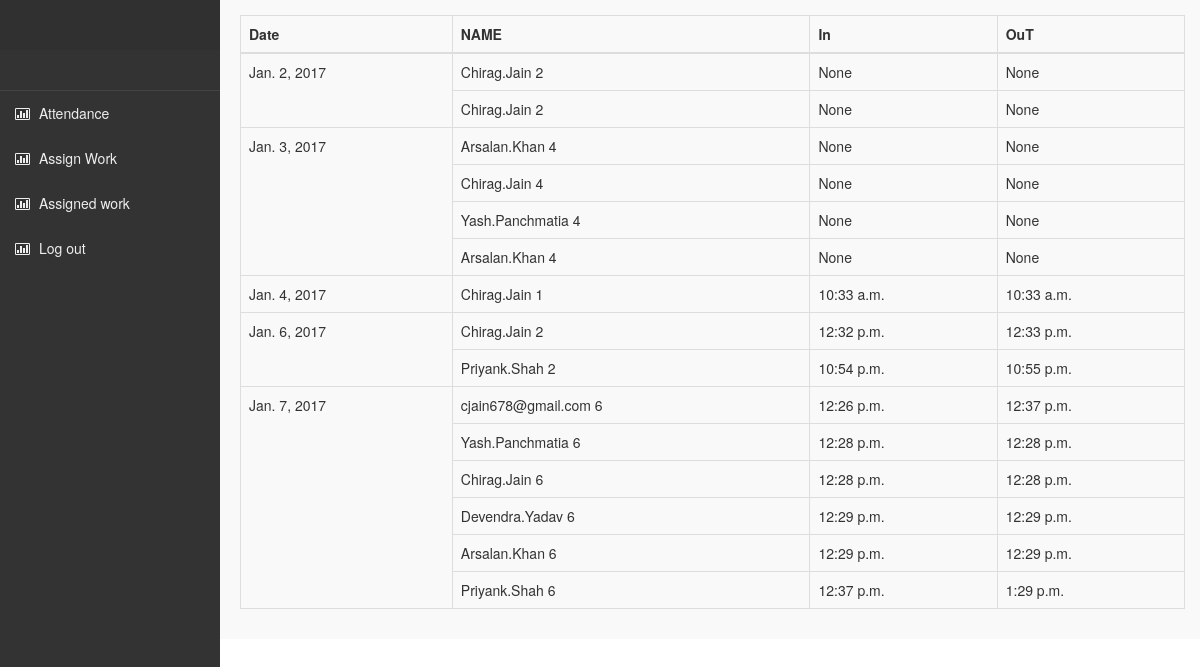
Screenshot of /timestamp/ (signed in) with the database file from the repository.
### BBproj/models.py (models this page shows)
class Timestamp(models.Model):
    Date = models.DateField(null=True)
    Logintime = models.TimeField()
    Logouttime = models.TimeField()
    userp = models.ForeignKey(User)

### BBproj/views.py (the view)
# urls.py: url(r'^timestamp/$' , views.timestamp, name = 'timestamp'),
@cache_control(no_cache=True, must_revalidate=True, no_store=True)
@login_required
def timestamp(request):
    if request.user.is_superuser:
        Timestamps1=Timestamp.objects.all()
        Timestampss=Timestamp.objects.values('Date').annotate(dcount=Count('Date'))
        return render(request,'BBproj/timestamp.html',{'Timestamps1':Timestamps1,'Timestampss':Timestampss},)
    else:
        return render(request,'BBproj/loggedin.html')

### BBproj/templates/BBproj/timestamp.html
{% extends 'BBproj/admin.html' %}
{% block content %}
  <table class="table table-bordered">
  <thead>
    <tr>
      <th>Date</th>
      <th>NAME</th>
      <th>In</th>
      <th>OuT</th>
    </tr>
  </thead>
  <tbody>
  {% for timestamp in Timestampss %}
      {% for timestamps1 in Timestamps1 %}
        {% if timestamps1.Date == timestamp.Date %}
          <tr>
            {% ifchanged %}
            <td rowspan="{{timestamp.dcount}}">{{ timestamps1.Date}}</td>
            {% endifchanged %}
      <td>{{timestamps1.userp}} {{timestamp.dcount}}</td>
      <td>{{timestamps1.Logintime}}</td>
      <td>{{timestamps1.Logouttime}}</td>
    </tr>
        {% endif %}
      {% endfor %}
    {% endfor %}
</tbody>
</table>
{% endblock %}

### BBproj/templates/BBproj/admin.html
{% extends 'BBproj/base.html' %}
{% block sidebar %}
<ul class="sidebar-menu">
                        <li class="treeview-menu" style="display:block" class="active">
                            <a href="/timestamp/">
                                <i class="fa fa-bar-chart-o"></i>
                                <span>Attendance</span>
                            </a>
                        </li>
                        <li class="treeview-menu" style="display:block" class="active">
                            <a href="/assignwork/">
                                <i class="fa fa-bar-chart-o"></i>
                                <span>Assign Work</span>
                            </a>
                        </li>
                        <li class="treeview-menu" style="display:block" class="active">
                            <a href="/work/">
                                <i class="fa fa-bar-chart-o"></i>
                                <span>Assigned work</span>
                            </a>
                        </li>
                        <li class="treeview-menu" style="display:block" class="active">
                            <a href="/loggout/">
                                <i class="fa fa-bar-chart-o"></i>
                                <span>Log out</span>
                            </a>
                        </li>
                    </ul>
{% endblock %}

### BBproj/templates/BBproj/base.html (shortened to what this page needs)
{% load staticfiles %}
<!DOCTYPE html>
<html>
    <head>
        <link href="{% static 'css/bootstrap.min.css' %}" rel="stylesheet" type="text/css" />
        <link href="{% static 'css/font-awesome.min.css' %}" rel="stylesheet" type="text/css" />
        <link href="{% static 'css/ionicons.min.css' %}" rel="stylesheet" type="text/css" />
        <link href="{% static 'css/morris/morris.css' %}" rel="stylesheet" type="text/css" />
        <link href="{% static 'css/jvectormap/jquery-jvectormap-1.2.2.css' %}" rel="stylesheet" type="text/css" />
        <link href="{% static 'css/fullcalendar/fullcalendar.css' %}" rel="stylesheet" type="text/css" />
        <link href="{% static 'css/daterangepicker/daterangepicker-bs3.css' %}" rel="stylesheet" type="text/css" />
        <link href="{% static 'css/bootstrap-wysihtml5/bootstrap3-wysihtml5.min.css' %}" rel="stylesheet" type="text/css" />
        <link rel="stylesheet" type="text/css" href="{% static 'css/jquery.datetimepicker.css' %}"/>
        <link href="{% static 'css/AdminLTE.css' %}" rel="stylesheet" type="text/css" />
        <link rel="stylesheet" href="https://cdnjs.cloudflare.com/ajax/libs/bootstrap-select/1.12.1/css/bootstrap-select.min.css">
         <link rel="stylesheet" href="https://maxcdn.bootstrapcdn.com/bootstrap/3.3.7/css/bootstrap.min.css">
<link rel="stylesheet" href="https://cdnjs.cloudflare.com/ajax/libs/bootstrap-select/1.12.1/css/bootstrap-select.min.css">
    </head>
    <body class="skin-black">
        <header class="header">
            <a href="index.html" class="logo">
            </a>
        </header>
        <div class="wrapper row-offcanvas row-offcanvas-left">
            <aside class="left-side sidebar-offcanvas">
                <section class="sidebar">
                    <div class="user-panel">
                        <div class="pull-left info">
                        </div>
                    </div>
                {% block sidebar %}
                {% endblock %}
                </section>
            </aside>
            <aside class="right-side">
                <section class="content-header">
                {% block content %}
                {% endblock %}
    </body>
</html>

### BBproj/static/css/AdminLTE.css (style rules this page uses)
html, body { overflow-x: hidden!important; font-family: 'Source Sans Pro', sans-serif; -webkit-font-smoothing: antialiased; min-height: 100%; background: #f9f9f9; }
a { color: #3c8dbc; }
.wrapper { min-height: 100%; }
.wrapper:before, .wrapper:after { display: table; content: " "; }
.wrapper:after { clear: both; }
body > .header { position: absolute; top: 0; left: 0; right: 0; z-index: 1030; }
.right-side, .left-side { min-height: 100%; display: block; }
.right-side { background-color: #f9f9f9; margin-left: 220px; }
.left-side { position: absolute; width: 220px; top: 0; }
@media screen and (min-width: 992px) { .left-side { top: 50px; } }
body > .header { position: relative; max-height: 100px; z-index: 1030; }
body > .header .logo { float: left; font-size: 20px; line-height: 50px; text-align: center; padding: 0 10px; width: 220px; font-family: 'Kaushan Script', cursive; font-weight: 500; height: 50px; display: block; }
.right-side > .content-header { position: relative; padding: 15px 15px 10px 20px; }
.sidebar { margin-bottom: 5px; }
.sidebar .sidebar-menu { list-style: none; margin: 0; padding: 0; }
.sidebar .sidebar-menu > li { margin: 0; padding: 0; }
.sidebar .sidebar-menu > li > a { padding: 12px 5px 12px 15px; display: block; }
.sidebar .sidebar-menu > li > a > .fa, .sidebar .sidebar-menu > li > a > .glyphicon, .sidebar .sidebar-menu > li > a > .ion { width: 20px; }
.sidebar .sidebar-menu .treeview-menu { display: none; list-style: none; padding: 0; margin: 0; }
.user-panel { padding: 10px; }
.user-panel:before, .user-panel:after { display: table; content: " "; }
.user-panel:after { clear: both; }
.user-panel > .info { font-weight: 600; padding: 5px 5px 5px 15px; font-size: 14px; line-height: 1; }
.skin-black .logo { background-color: #333333; color: #f9f9f9; }
.skin-black .right-side > .content-header { background: transparent; box-shadow: none; }
.skin-black .user-panel > .info, .skin-black .user-panel > .info > a { color: #eee; }
.skin-black .sidebar { border-bottom: 1px solid #333; }
.skin-black .sidebar > .sidebar-menu > li { border-top: 1px solid #333; border-bottom: 0px solid #444; }
.skin-black .sidebar > .sidebar-menu > li:first-of-type { border-top: 1px solid #444; }
.skin-black .sidebar > .sidebar-menu > li:first-of-type > a { border-top: 0px solid #333; }
.skin-black .sidebar > .sidebar-menu > li > a { margin-right: 1px; }
.skin-black .left-side { background: #333; }
.skin-black .sidebar a { color: #eee; }

### rows the page displays
Timestamp: Date "Jan. 2, 2017", userp "Chirag.Jain", dcount "2", Logintime "None", Logouttime "None"
Timestamp: userp "Chirag.Jain", dcount "2", Logintime "None", Logouttime "None"
Timestamp: Date "Jan. 3, 2017", userp "Arsalan.Khan", dcount "4", Logintime "None", Logouttime "None"
Timestamp: userp "Chirag.Jain", dcount "4", Logintime "None", Logouttime "None"
Timestamp: userp "Yash.Panchmatia", dcount "4", Logintime "None", Logouttime "None"
Timestamp: userp "Arsalan.Khan", dcount "4", Logintime "None", Logouttime "None"
Timestamp: Date "Jan. 4, 2017", userp "Chirag.Jain", dcount "1", Logintime "10:33 a.m.", Logouttime "10:33 a.m."
Timestamp: Date "Jan. 6, 2017", userp "Chirag.Jain", dcount "2", Logintime "12:32 p.m.", Logouttime "12:33 p.m."
Timestamp: userp "Priyank.Shah", dcount "2", Logintime "10:54 p.m.", Logouttime "10:55 p.m."
Timestamp: Date "Jan. 7, 2017", userp "cjain678@gmail.com", dcount "6", Logintime "12:26 p.m.", Logouttime "12:37 p.m."
Timestamp: userp "Yash.Panchmatia", dcount "6", Logintime "12:28 p.m.", Logouttime "12:28 p.m."
Timestamp: userp "Chirag.Jain", dcount "6", Logintime "12:28 p.m.", Logouttime "12:28 p.m."
Timestamp: userp "Devendra.Yadav", dcount "6", Logintime "12:29 p.m.", Logouttime "12:29 p.m."
Timestamp: userp "Arsalan.Khan", dcount "6", Logintime "12:29 p.m.", Logouttime "12:29 p.m."
Timestamp: userp "Priyank.Shah", dcount "6", Logintime "12:37 p.m.", Logouttime "1:29 p.m."
